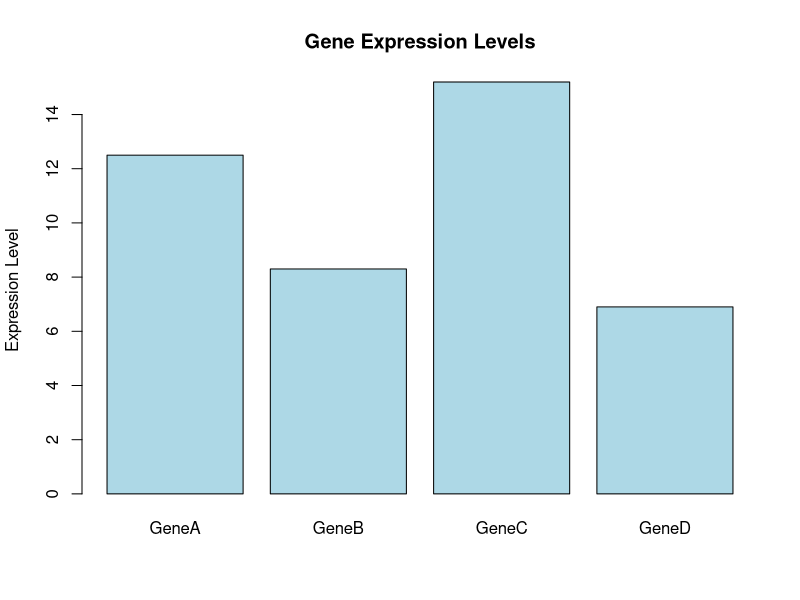

Reproduce this figure in R.
# Genome Analysis Example
# Author: Aytana Mayte Sales Proaño

# Simulated genomic dataset
gene <- c("GeneA", "GeneB", "GeneC", "GeneD")
expression_level <- c(12.5, 8.3, 15.2, 6.9)

data <- data.frame(gene, expression_level)

# Summary statistics
summary(data)

# Plot gene expression levels
barplot(data$expression_level,
        names.arg = data$gene,
        col = "lightblue",
        main = "Gene Expression Levels",
        ylab = "Expression Level")
